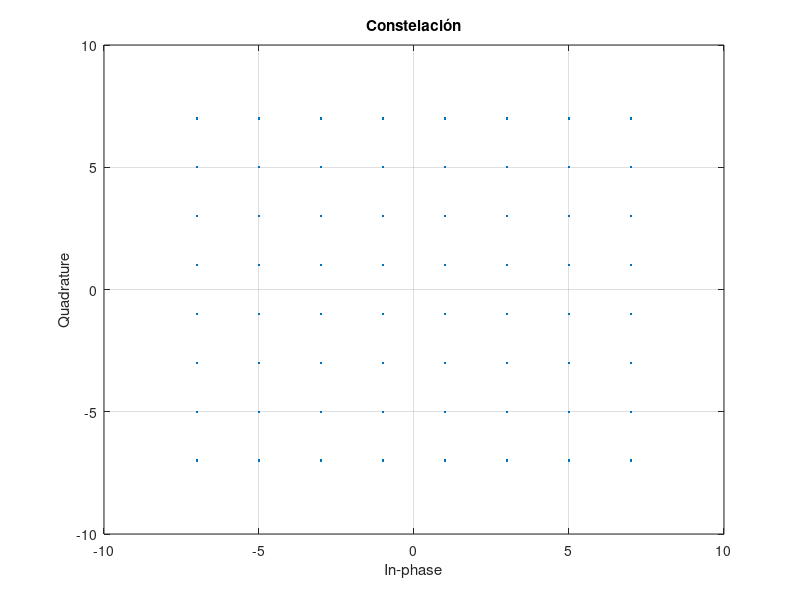
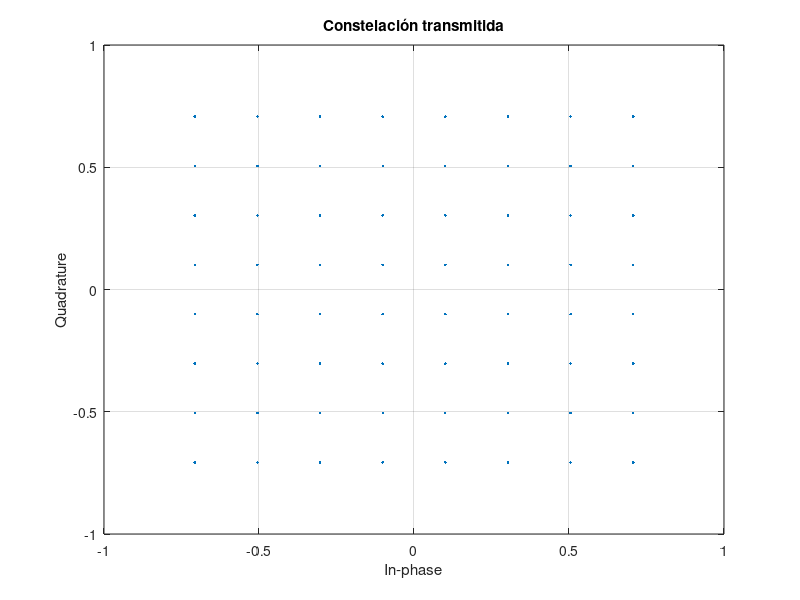
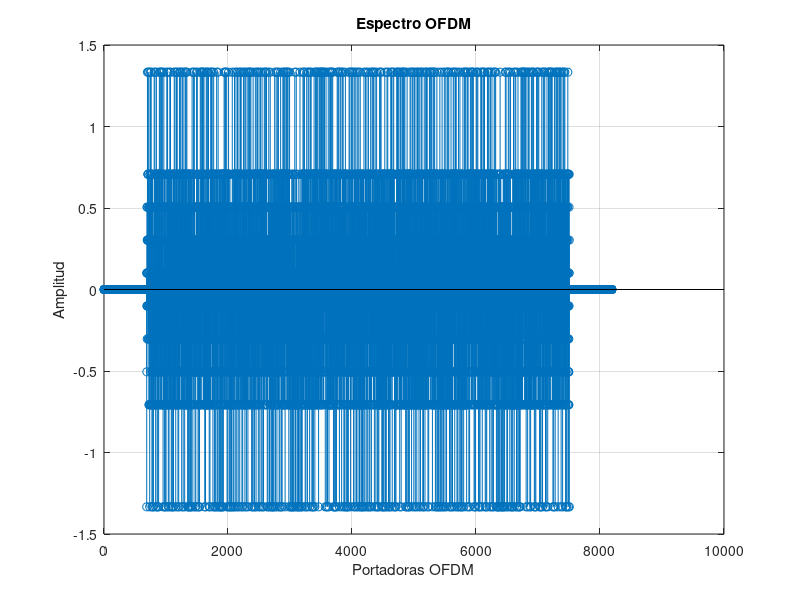
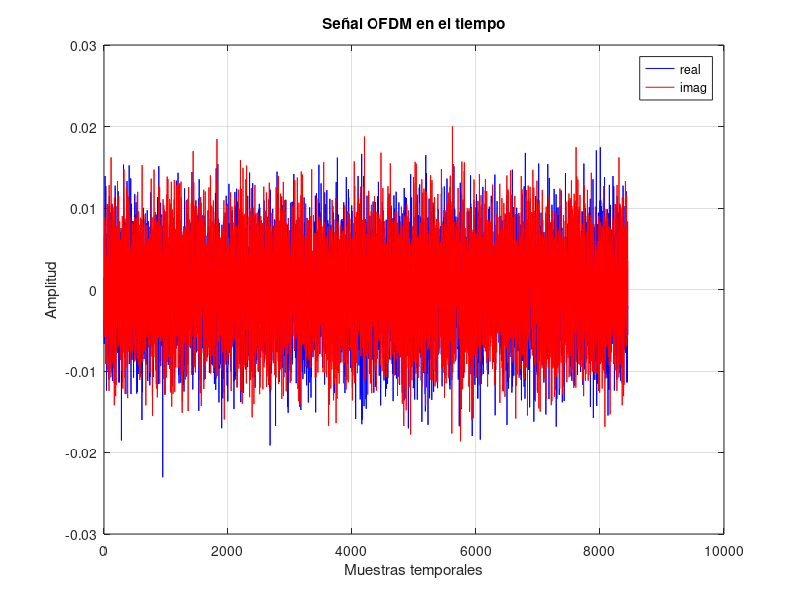

Write MATLAB code to recreate these figures, in order.
clear;
close all;
%% comentario
%% Configuración del sistema OFDM
NUM_SYMB = 1;       % Número de símbols a transmitir
SEED=100;            % Semilla para el generador de números aleatorios
CONSTEL = '64QAM';    % Constelación utilizada BPSK o QPSK
MODO = '8K';
SNR=20;             %SNR en dB
CP = 1/32;          % Cyclic prefix

tic

% Inicializamos el generador de números aleatorios con la semilla

rng(SEED);

% Definición de la constelación
switch MODO
    case '2K'
        N_portadoras = 1705;
        T_U = 224e-6;        % Tiempo útil
        NFFT=2048;
    case '8K'
        N_portadoras = 6817;
        T_U = 896e-6;
        NFFT=8192;
end

N_pilotos = ceil(N_portadoras/12);
NDATA=N_portadoras- N_pilotos;   
NCP = NFFT*CP;          % Número de muestras del prefijo cíclico

PLOC=1:12:N_portadoras;

switch CONSTEL
    case 'QPSK'
        C=[1+1i 1-1i -1+1i -1-1i];
        M=2;      
        norma = sqrt(2);
    case '16QAM'
        C = [3+3i 3+1i 1+3i 1+1i 3-3i 3-1i 1-3i 1-1i -3+3i -3+1i -1+3i -1+1i -3-3i -3-1i -1-3i -1-1i];
        M=4;
        norma = sqrt(18);
    case '64QAM'
        C = [7+7i 7+5i 5+7i 5+5i 7+1i 7+3i 5+1i 5+3i 1+7i 1+5i 3+7i 3+5i 1+1i 1+3i 3+1i 3+3i 7-7i 7-5i 5-7i 5-5i 7-1i 7-3i 5-1i 5-3i 1-7i 1-5i 3-7i 3-5i 1-1i 1-3i 3-1i 3-3i -7+7i -7+5i -5+7i -5+5i -7+1i -7+3i -5+1i -5+3i -1+7i -1+5i -3+7i -3+5i -1+1i -1+3i -3+1i -3+3i -7-7i -7-5i -5-7i -5-5i -7-1i -7-3i -5-1i -5-3i -1-7i -1-5i -3-7i -3-5i -1-1i -1-3i -3-1i -3-3i];
        M=6;
        norma = sqrt(98);
end

scatterplot(C);
grid
title('Constelación')

%% Transmisor
% Generación de los bits a transmitir
numbits = NUM_SYMB*NDATA*M;
bits_tx = rand(numbits, 1)>0.5; % numbits x 1

% Bits to symbols
aux  = reshape(bits_tx, M, []).'; % numbits/M x M
symb = zeros(size(aux, 1),1);     % numbits/M x 1
for k=1:M
    symb = symb + (2^(k-1))*aux(:,k); % primera columna = lsb 
end

% Mapper
const_points = C(symb+1); % numbits/M x 1
const_points = const_points./(norma);

scatterplot(const_points);
grid
title('Constelación transmitida') 

% Símbolos OFDM en frecuencia (rejilla tiempo frecuencia)
ofdm_freq = zeros(NFFT, NUM_SYMB); % NFFT x NUM_SYMB
ofdm_util = ofdm_freq(ceil((NFFT-N_portadoras)/2)+(1:N_portadoras),:);

registro = ones(1,11);
pilotos = zeros(N_portadoras,1);
for n = 1:N_portadoras
    pilotos(n,:) = 4/3*2*(0.5-registro(end));
    registro = [xor(registro(end),registro(end-2)),registro(1:(end-1))];
end

ofdm_util(PLOC,:) = pilotos(PLOC,1)*ones(1,NUM_SYMB);
ofdm_util(ofdm_util==0) = const_points;
ofdm_freq(ceil((NFFT-N_portadoras)/2)+(1:N_portadoras),:) = ofdm_util;

figure
stem(real(ofdm_freq(:,1))); % Pintamos un único símbolo
grid
xlabel('Portadoras OFDM');
ylabel('Amplitud');
title('Espectro OFDM')

% ifftshift permite pasar de una representación del espectro con el f=0 en el
% centro a una representación con f=0 a la izquierda.
% Importante el 1 para hacer la transformación en la dimensión correcta
ofdm_freq=ifftshift(ofdm_freq, 1); % NFFT x NUM_SYMB


% Modulacion OFDM
% Importante el 1 para hacer la transformación en la dimensión correcta
ofdm_time = ifft(ofdm_freq, NFFT, 1); % NFFT x NUM_SYMB

% Prefijo cíclico de forma matricial
ofdm_time = [ofdm_time(end-(NCP-1):end, :); ofdm_time];

% Salida secuencial (el : lee por columnas)
tx = ofdm_time(:); % (NFFT+NCP)·NUM_SYMB x 1
 
figure
plot(real(tx), 'b-');
hold on
plot(imag(tx), 'r-');
xlabel('Muestras temporales');
ylabel('Amplitud');
legend('real', 'imag');
grid
title('Señal OFDM en el tiempo')

%Espectro de la señal transmitida
% figure
% pwelch(tx);

%% Canal AWGN


% Canal real

parametros = [0.057662 1.003019 4.855121
0.176809 5.422091 3.419109
0.407163 0.518650 5.864470
0.303585 2.751772 2.215894
0.258782 0.602895 3.758058
0.061831 1.016585 5.430202
0.150340 0.143556 3.952093
0.051534 0.153832 1.093586
0.185074 3.324866 5.775198
0.400967 1.935570 0.154459
0.295723 0.429948 5.928383
0.350825 3.228872 3.053023
0.262909 0.848831 0.628578
0.225894 0.073883 2.128544
0.170996 0.203952 1.099463
0.149723 0.194207 3.462951
0.240140 0.924450 3.664773
0.116587 1.381320 2.833799
0.221155 0.640512 3.334290
0.259730 1.368671 0.393889];

rho_i = parametros(:,1);
tau_i = parametros(:,2)*10^-6;
theta_i = parametros(:,3);


delta_f = 1/T_U;
k = (-NFFT/2:NFFT/2-1);


H_real = ((rho_i.*exp(-1i*theta_i)).'*(exp(-1i*2*pi*k*delta_f.*tau_i))).';

% Se representa más adelante

h_real_tiempo = ifft(ifftshift(H_real),NFFT,1);

rx_antena = conv(h_real_tiempo,tx);
rx_antena = rx_antena(1:end-(NFFT-1),1);

% rx_antena = tx; %Anula efecto del canal

% figure
% plot(real(rx_antena), 'b-');
% hold on
% plot(imag(rx_antena), 'r-');
% xlabel('Muestras temporales');
% ylabel('Amplitud');
% legend('real', 'imag');
% grid
% title('Señal OFDM en el tiempo')


% Ruido
Ps = mean(tx.*conj(tx)); % Potencia de señal
nsr = 10^(-SNR/10);      % Pn/Ps

noise = (randn(size(tx))+1i*randn(size(tx))) / sqrt(2); % Ruido complejo de potencia 1
noise = sqrt(Ps*nsr).*noise; % Ruido complejo de potencia Ps*snr

rx = rx_antena+noise;
%rx = rx_antena;



%% Receptor
% TO-DO: Receptor (operaciones inversas al transmisor)

ofdm_time_r_NCP = reshape(rx,NFFT+NCP,NUM_SYMB);

ofdm_time_r=ofdm_time_r_NCP(NCP+1:end,:);

ofdm_freq_r=fft(ofdm_time_r,NFFT,1);

ofdm_freq_r= fftshift(ofdm_freq_r,1);

ofdm_util_r =ofdm_freq_r(ceil((NFFT-N_portadoras)/2)+(1:N_portadoras),:);

% scatterplot(ofdm_util_r(:,1))

figure
stem(abs(ofdm_freq_r(:,1))); % Pintamos un único símbolo
grid
xlabel('Portadoras rececpción OFDM');
ylabel('Amplitud');
title('Espectro OFDM')


H_est = zeros(N_portadoras,1);

H_est(PLOC,1) = ofdm_util_r(PLOC,1)./pilotos(PLOC,1);

xq = 1:N_portadoras;
H_est = interp1(PLOC,H_est(PLOC,1),xq).';

% Interpolación lineal de H_est
% x = 1:12;
% for n = 1:N_pilotos-1 % ceil(PLOC/12)
%     b = H_est((n-1)*12+1);
%     a = (H_est(12*n+1) - H_est((n-1)*12+1))/12;
%     y = a*x + b;
%     H_est((n-1)*12+2:12*n+1) = y;
% end


figure, hold on, grid on, plot((-NFFT/2:NFFT/2-1)*delta_f,20*log10(abs(H_real)))
plot((-floor(N_portadoras/2):ceil(N_portadoras/2)-1)*delta_f,20*log10(abs(H_est)))
legend('H real','H est')


% División en frecuencia Tx = Rx / H_est
S_tx = ofdm_util_r./H_est;
%salidas del bloque con ecualizador


% Quitamos los pilotos
S_tx(PLOC,:) = []; 

figure
hold on
plot((-floor((N_portadoras-N_pilotos)/2):ceil((N_portadoras-N_pilotos)/2)-1)*delta_f,20*log10(abs(S_tx(:,1))))
legend('S_tx')

% Concatenar los bits recibidos
rx_constel = reshape(S_tx,(N_portadoras-N_pilotos)*NUM_SYMB,1).';

scatterplot(rx_constel);

% Demap
switch CONSTEL
    case 'QPSK'
        bits_rx = zeros(1,length(rx_constel)*2);
        bits_rx(2:2:end) = real(rx_constel)<0;
        bits_rx(1:2:end) = imag(rx_constel)<0;
    case '16QAM'
        bits_rx = zeros(1,length(rx_constel)*4);
        bits_rx(4:4:end) = real(rx_constel)<0;
        bits_rx(3:4:end) = imag(rx_constel)<0;
        bits_rx(2:4:end) = abs(real(rx_constel))<(2/norma);
        bits_rx(1:4:end) = abs(imag(rx_constel))<(2/norma);
    case '64QAM'
        bits_rx = zeros(1,length(rx_constel)*6);
        bits_rx(6:6:end) = real(rx_constel)<0;
        bits_rx(5:6:end) = imag(rx_constel)<0;
        bits_rx(4:6:end) = abs(real(rx_constel))<(4/norma);
        bits_rx(3:6:end) = abs(imag(rx_constel))<(4/norma);
        bits_rx(2:6:end) = abs(real(rx_constel))<(6/norma) & abs(real(rx_constel))>(2/norma);
        bits_rx(1:6:end) = abs(imag(rx_constel))<(6/norma) & abs(imag(rx_constel))>(2/norma);
end

BER = mean(xor(bits_rx, bits_tx.'));
fprintf(1,'CONSTEL = %s, SNR = %ddB, MODO = %s, CP = 1/%d\n',CONSTEL,SNR,MODO,1/CP);
fprintf(1, 'BER = %f\n', BER);


toc
